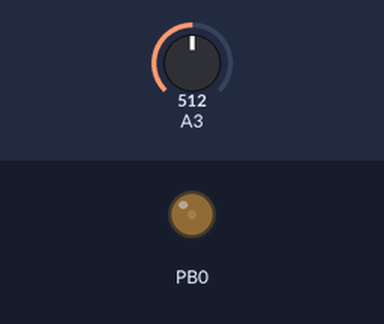
Simulated run of this program. Board: ATtiny85, built with avr-gcc and run on an emulated ATtiny85. Shown: output pins drawn as LEDs (lit = HIGH). The inputs (shaded band) are chosen by the test bench; at power-on: A3 = 512.

Above: at 0.8 s.
0.9 s: A3 set to 716
At 1.4 s:
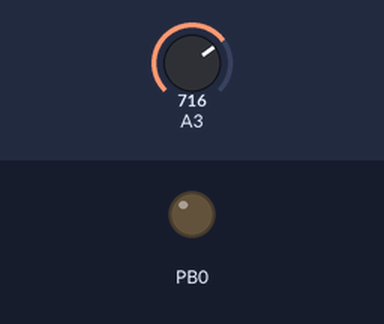
2.4 s: A3 set to 306
At 3.6 s:
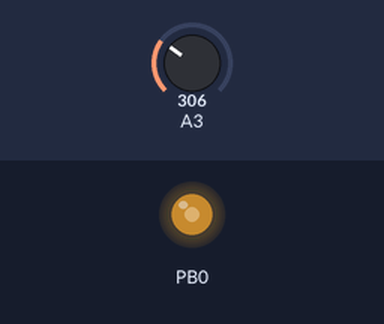
3.9 s: A3 set to 122
At 4.8 s:
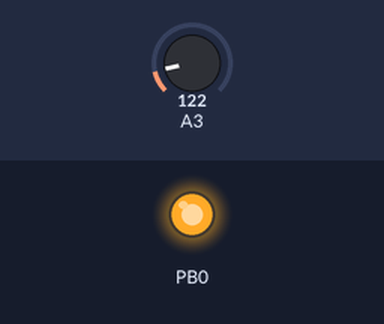
5.4 s: A3 set to 900
At 6.0 s:
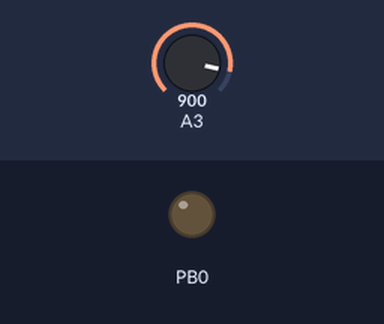
6.9 s: A3 set to 0
At 8.3 s:
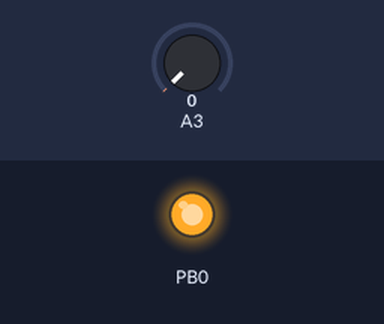
Timing chart, 0 to 9.4 s (numbered marks = the images above; inputs shaded):
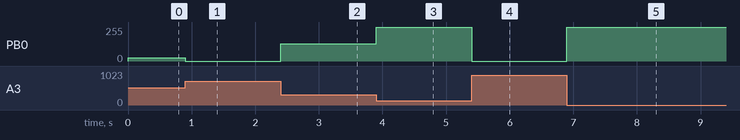

The program:

main.cpp
```cpp
#include <Arduino.h>
#include "ntc.h"
#include <avr/io.h>
#include <util/delay.h>

// this works well
// https://blog.podkalicki.com/attiny13-hardware-pwm/

#define N_1    (_BV(CS00))
#define N_8    (_BV(CS01))
#define N_64   (_BV(CS01)|_BV(CS00))
#define N_256  (_BV(CS02))
#define N_1024 (_BV(CS02)|_BV(CS00))

void pwm_init(void)
{
    DDRB |= _BV(PB0); // set PWM pin as OUTPUT
    TCCR0A |= _BV(WGM01)|_BV(WGM00); // set timer mode to FAST PWM
    TCCR0A |= _BV(COM0A1); // connect PWM signal to pin (AC0A => PB0)
}

/* When timer is set to Fast PWM Mode, the freqency can be
calculated using equation: F = F_CPU / (N * 256)
Posible frequencies (@1.2MHz):
 -> F(N_1) = 4.687kHz
 -> F(N_8) = 585Hz
 -> F(N_64) = 73Hz
 -> F(N_256) = 18Hz
 -> F(N_1024) = 4Hz */
void pwm_set_frequency(uint32_t N)
{

    TCCR0B = (TCCR0B & ~((1<<CS02)|(1<<CS01)|(1<<CS00))) | N; // set prescaler
}

void pwm_set_duty(uint8_t duty)
{

    OCR0A = duty; // set the OCRnx
}

void pwm_stop(void)
{
     TCCR0B &= ~((1<<CS02)|(1<<CS01)|(1<<CS00)); // stop the timer
}
//analog read did not work
// https://github.com/arc12/AVR-Experiments-and-Examples/blob/master/ADC%20Tiny85/ADC%20Tiny85/ADC%20Tiny85.cpp
void adc_init(void)
{
  //setup ADC -	ADC3/PB3 pin2
	ADMUX = (1<<MUX1) | (1<<MUX0); // MUX set to ADC3. VCC as ref. Right justified
	ADCSRA = (1<<ADEN); // turn ADC on and initialise. no auto-trigger, no interrupt. prescaler to div2
	DIDR0 = (1<<ADC3D);//turn digital input circuitry off
}

uint16_t adc_read(void)
{
  ADCSRA |= (1<<ADPS2) | (1<<ADPS1);
	//start a conversion
	ADCSRA |= (1<<ADSC);
	//wait for end of conversion
	while (ADCSRA & (1<<ADSC))
	{
	  //do nothing
	}
	uint8_t result[2];
	result[1] = ADCL;// datasheet says read low first
	result[0] = ADCH;
  uint16_t ret = ((uint16_t)result[0] << 8) | result[1];
  return ret;
}


int main(void)
{
    // init stuff
    pwm_init();
    pwm_set_frequency(N_1);
    adc_init();
    // loop forever
    while(true){
      // read adc value between 0 and 1023
      uint16_t reading = adc_read();
      // convert adc value to ° Celsius
      // 20.0 degrees are returned as 200, 25.1 degress as 251 ...
      int16_t temp = NTC_ADC2Temperature(reading);
      // map temperature between 20 °C or 70 °C to PWM Duty Cycle of 0-255
      int16_t mapped = map(temp,200,700,0,255);
      // respect the boundaries
      if(mapped > 255){
        mapped = 255;
      }
      else if(mapped < 0){
        mapped = 0;
      }
      // set PWM
      pwm_set_duty(mapped);
    }
}
```

ntc.h
```cpp
#pragma once
#include <stdint.h>
// NTC table generated by https://www.sebulli.com/ntc/index.php
// NTC values are 10k pull-up resistor 10K Beta value 3950

int16_t NTC_ADC2Temperature(uint16_t adc_value);
```

ntc.cpp
```cpp
#include "ntc.h"

int16_t NTC_table[33] = {
  1570, 1293, 1016, 866, 763, 685, 621, 567,
  520, 477, 439, 403, 370, 338, 308, 278, 250,
  222, 194, 167, 139, 111, 83, 53, 22, -11,
  -47, -87, -132, -186, -256, -364, -472
};

int16_t NTC_ADC2Temperature(uint16_t adc_value){
  int16_t p1,p2;
  p1 = NTC_table[ (adc_value >> 5)  ];
  p2 = NTC_table[ (adc_value >> 5)+1];

  /* Zwischen beiden Punkten linear interpolieren. */
  return p1 - ( (p1-p2) * (adc_value & 0x001F) ) / 32;
};
```

Measured:
- after the input at 0.9 s, PB0: 25/255 → 0/255 at once
- after the input at 2.4 s, PB0: 0/255 → 130/255 at once
- after the input at 3.9 s, PB0: 130/255 → 255/255 at once
- after the input at 5.4 s, PB0: 255/255 → 0/255 at once
- after the input at 6.9 s, PB0: 0/255 → 255/255 at once
